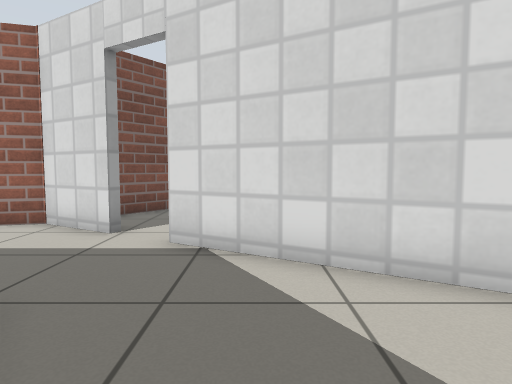
[1] (above)

21 first-person views from a walk through a robot-simulator world made for Gazebo. The camera is 0.72 m above the floor, tilts 4° down and sees 75° across. The floor is counted in squares, 0.5 m on a side. Each view is taken from the middle of a square. On the plan, view 1 faces up. The plan holds only what a view shows up to about 15 squares ahead; the rest is blank. Gazebo's built-in surfaces are drawn with simple patterns.

[2]
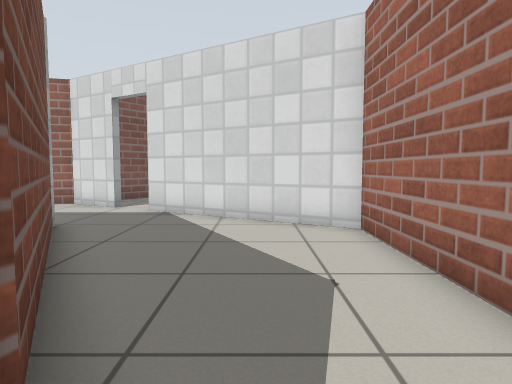

[3]
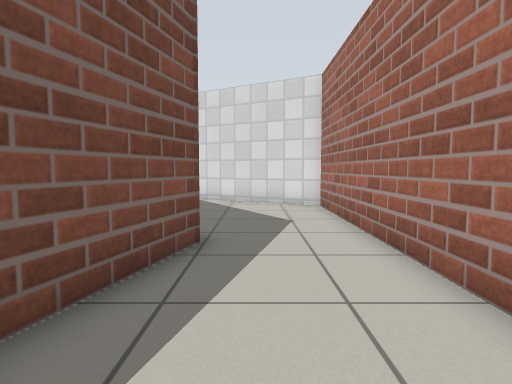

[4]
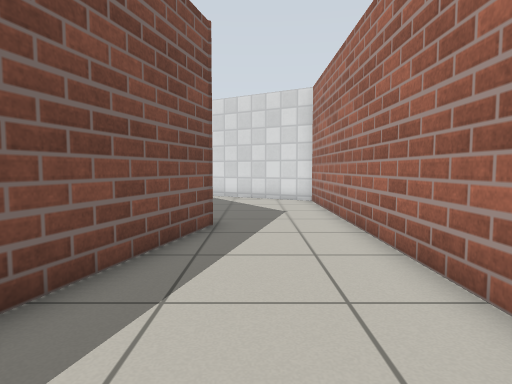

[5]
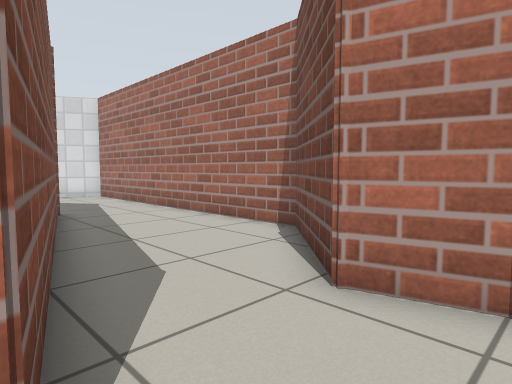

[6]
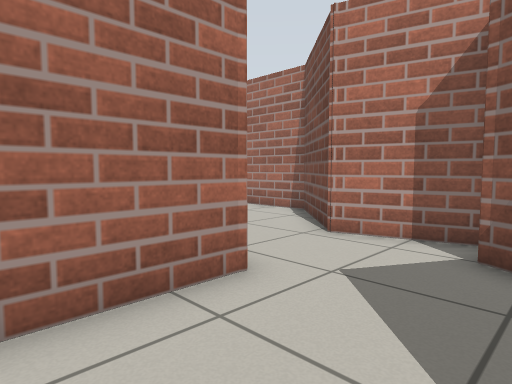

[7]
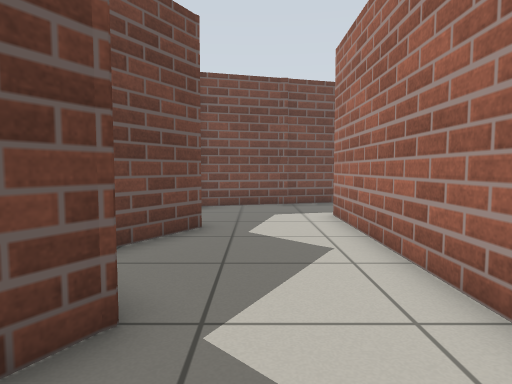

[8]
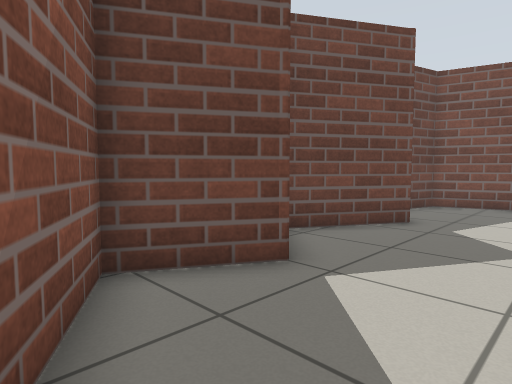

[9]
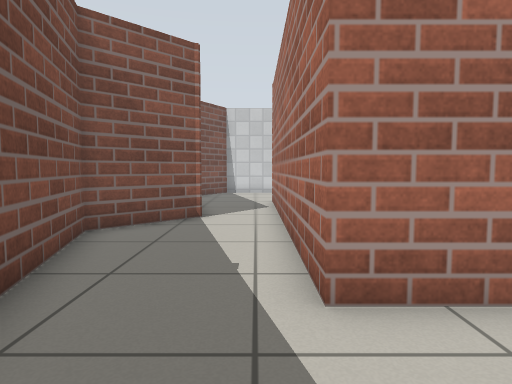

[10]
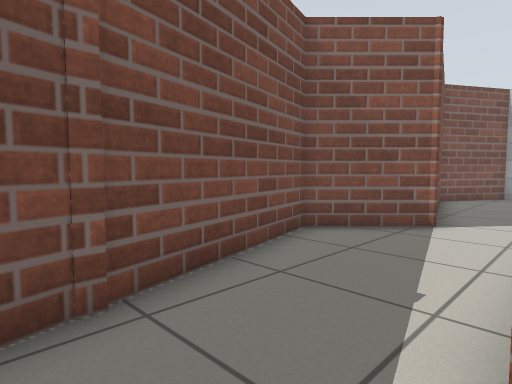

[11]
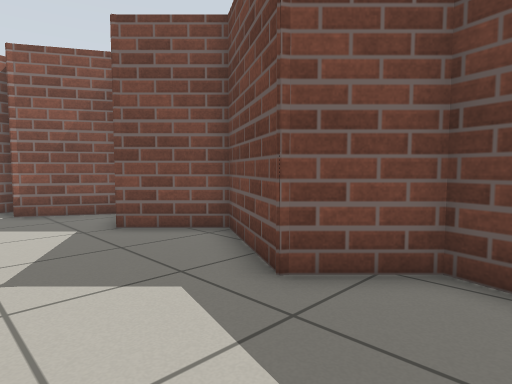

[12]
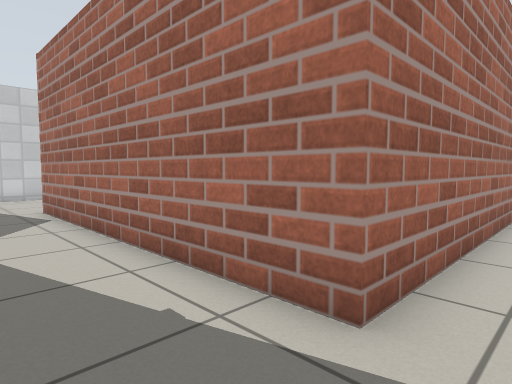

[13]
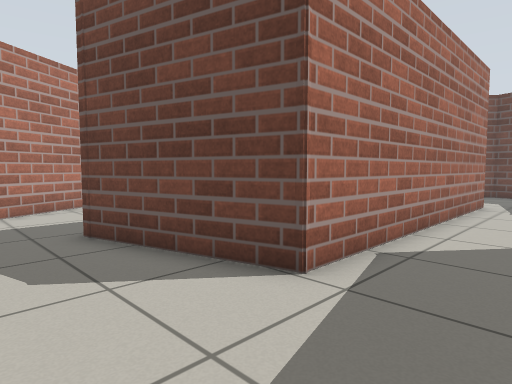

[14]
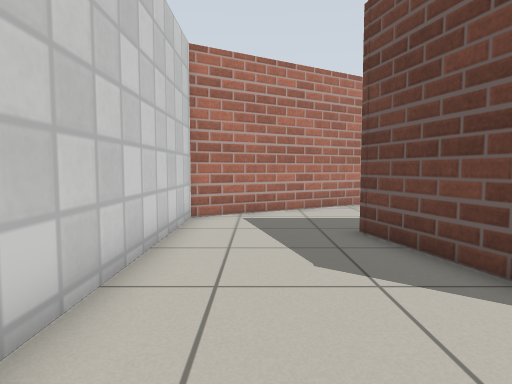

[15]
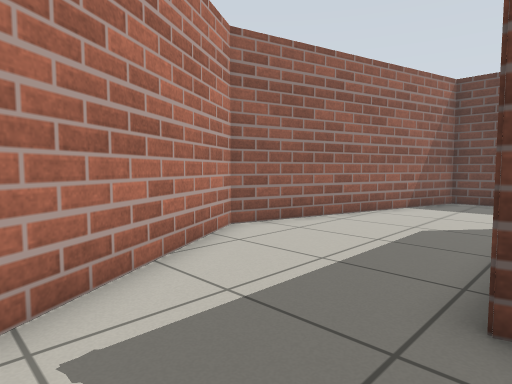

[16]
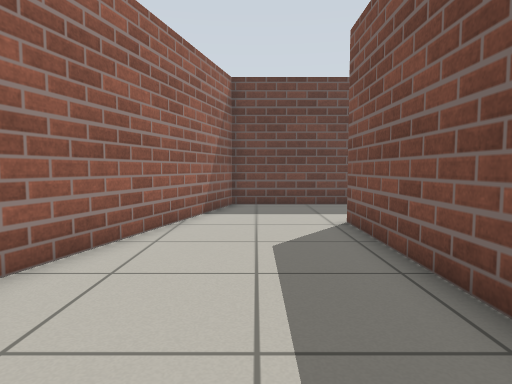

[17]
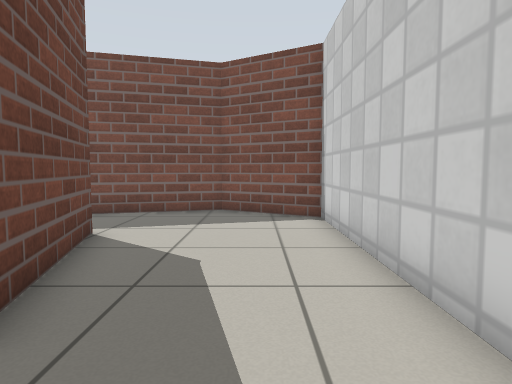

[18]
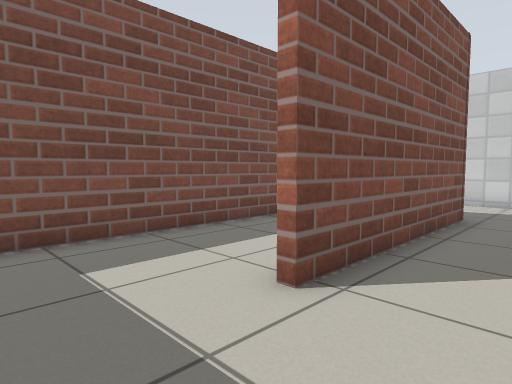

[19]
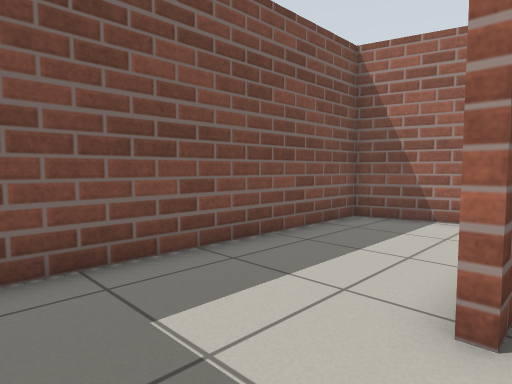

[20]
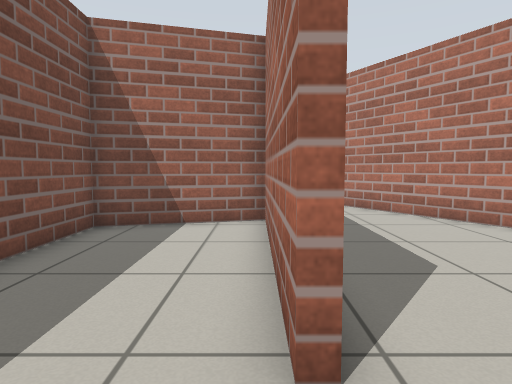

[21]
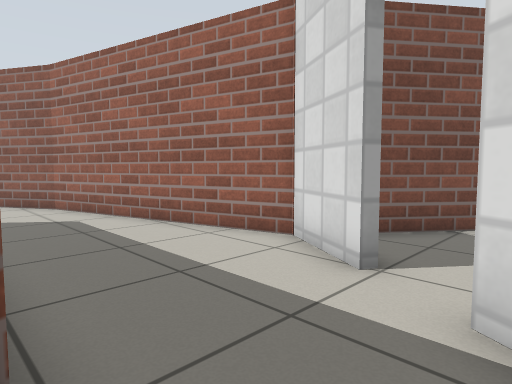

### Floor plan
Ten units are one square. View 1 is at (0, 0); x grows to the right and y downward. Boxes are objects, and circles mark ways between rooms. Rooms are numbered by the first view taken in them; rooms with no view inside come last. Other rooms are left out.
<svg viewBox="-162 -91 212 288">
<path fill="none" stroke="#000" d="M-31 -33 9 36 -14 122M15 128 45 98 45 -29 -18 -65M-14 122 -18 136 -103 136 -103 96M-134 146 -134 151M24 161 15 128M-126 71 -149 94 -126 181 -97 189 -81 173 -49 192 -30 173 -7 186 10 158M-103 96 -103 26 -54 13 -54 90M-45 133 -21 133 5 36 -32 -29 -127 -29 -145 2 -133 49M-57 90 -57 22M-67 133 -45 133M-57 17 -100 29 -100 115M-32 -73 -55 -86 -143 -63M-142 -63 -157 -55"/>
<circle cx="5" cy="125" r="3" fill="#2a7"/>
<circle cx="-20" cy="-50" r="3" fill="#2a7"/>
<circle cx="-115" cy="95" r="3" fill="#2a7"/>
<circle cx="-50" cy="110" r="3" fill="#2a7"/>
<text x="20" y="30">1</text>
<text x="-70" y="150">2</text>
<text x="-60" y="10">3</text>
<text x="-70" y="80">4</text>
<text x="-80" y="-50">5</text>
</svg>
Room 1 opens to room 2. Room 1 opens to room 5. Room 2 opens to room 3. Room 3 opens to room 4.

Where each view was taken, in squares from view 1:
view 1: 0 up, 0 right, facing up
view 2: 5 down, 2 right, facing up
view 3: 10 down, 2 right, facing up
view 4: 12 down, 2 right, facing up
view 5: 15 down, 2 left, facing up-right
view 6: 17 down, 5 left, facing up-right
view 7: 16 down, 0 right, facing left
view 8: 14 down, 1 right, facing down-left
view 9: 17 down, 11 left, facing up
view 10: 16 down, 10 left, facing up-left
view 11: 14 down, 11 left, facing down-right
view 12: 15 down, 13 left, facing up-right
view 13: 1 up, 13 left, facing down-right
view 14: 1 up, 13 left, facing right
view 15: 2 up, 6 left, facing down-right
view 16: 0 up, 3 left, facing down
view 17: 1 up, 3 left, facing left
view 18: 12 down, 3 left, facing up-left
view 19: 12 down, 5 left, facing up-left
view 20: 11 down, 6 left, facing up
view 21: 3 up, 1 left, facing up-left
